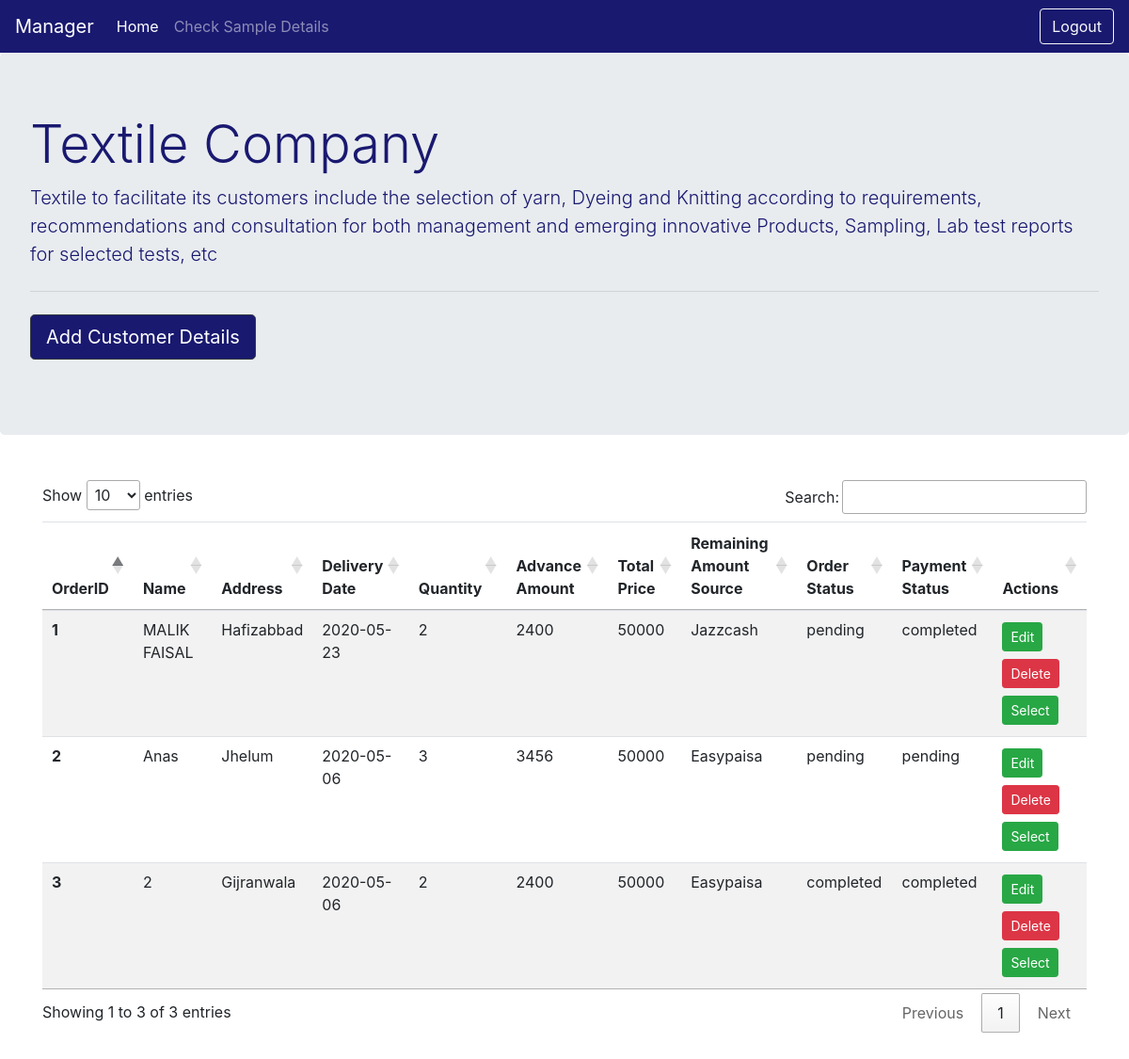
Screenshot of /Manager.php with the database file from the repository.
### tables this page shows
CREATE TABLE `customer` (
  `order_id` int(11) NOT NULL,
  `customer_name` varchar(50) NOT NULL,
  `customer_address` text NOT NULL,
  `delivery_date` date NOT NULL,
  `quantity` int(11) NOT NULL,
  `advance_amount` double NOT NULL,
  `total_price` double NOT NULL,
  `remaining_amount` varchar(200) NOT NULL,
  `order_status` varchar(50) NOT NULL,
  `payment_status` varchar(50) NOT NULL
);

### Managerr.php (called while the page is built, shortened)
<?php
class Managerr extends login
{
    private $conn;
    public function __construct()
    {
        $this->conn = new PDO("mysql:localhost=host;dbname=TextileCompany",$username = "root",$password="");
    }
    public function loadAllDataCustomer()
    {
        $sql = $this->conn->query("SELECT * FROM customer");
        $fetchingRow = $sql->fetchAll();
        return $fetchingRow;
    }
}
?>

### Manager.php (the view, shortened to what this page needs)
<?php
require_once ("Managerr.php");
$manger = new Managerr();
?>
<!doctype html>
<html lang="en">
<head>
    <link rel="stylesheet" href="stylesheet/style.css">
    <link rel="stylesheet" href="https://maxcdn.bootstrapcdn.com/bootstrap/4.0.0/css/bootstrap.min.css">
    <link rel="stylesheet" href="//cdn.datatables.net/1.10.20/css/jquery.dataTables.min.css">
</head>
<body>
<nav class="navbar navbar-expand-lg navbar-dark " style="background-color: midnightblue;">
    <a class="navbar-brand" href="#">Manager</a>
    <div class="collapse navbar-collapse" id="navbarSupportedContent">
        <ul class="navbar-nav mr-auto">
                        <li class="nav-item active">
                            <a class="nav-link" href="Manager.php">Home <span class="sr-only">(current)</span></a>
                        </li>
                        <li class="nav-item">
                            <a class="nav-link" href="manger_check_sample.php">Check Sample Details</a>
                        </li>
        </ul>
        <form class="form-inline my-2 my-lg-0 float-sm-right" action="logout.php">
            <button class="btn btn-outline-light my-2 my-sm-0 " type="submit">Logout</button>
        </form>
    </div>
</nav>
<div class="jumbotron" style="color: midnightblue;">
    <h1 class="display-4" >Textile Company</h1>
    <p class="lead">Textile to facilitate its customers include the selection of yarn, Dyeing and Knitting according to requirements, recommendations and consultation for both management and emerging
        innovative Products, Sampling, Lab test reports for selected tests, etc</p>
    <hr class="my-4">
    <p class="lead">
        <a class="btn btn-dark btn-lg" href="#" role="button" data-toggle="modal" data-target="#addCustomer" style="background-color: midnightblue;">Add Customer Details</a>
    </p>
</div>
<div class="container my-5">
    <table class="table table-striped" id="myTable">
        <thead>
        <tr>
            <th scope="col">OrderID</th>
            <th scope="col">Name</th>
            <th scope="col">Address</th>
            <th scope="col">Delivery Date</th>
            <th scope="col">Quantity</th>
            <th scope="col">Advance Amount</th>
            <th scope="col">Total Price</th>
            <th scope="col">Remaining Amount Source</th>
            <th scope="col">Order Status</th>
            <th scope="col">Payment Status</th>
            <th scope="col">Actions</th>
        </tr>
        </thead>
        <tbody>
        <?php
        $fetching = $manger->loadAllDataCustomer();
        $i = 0;
        foreach ($fetching as $row) {
            $i = $i + 1;
            echo "<tr>
            <th scope=\"row\">$i</th>
            <td>$row[1]</td>
            <td>$row[2]</td>
            <td>$row[3]</td>
            <td>$row[4]</td>
            <td>$row[5]</td>
            <td>$row[6]</td>
            <td>$row[7]</td>
            <td>$row[8]</td>
            <td>$row[9]</td>
            <td><a href='order_edit.php?id=$row[0]&name=$row[1]&address=$row[2]&ddate=$row[3]&quantity=$row[4]&aamount=$row[5]&tprice=$row[6]&ramount=$row[7]&order=$row[8]&payment=$row[9]' class='btn btn-success btn-sm my-1'>Edit</a>
             <a href='delete_order.php?id=$row[0]' onclick=\"return confirm('Are you sure you delete this record?')\" class='btn btn-danger btn-sm my-1'>Delete</a>
             <a href='order_select.php?id=$row[0]&name=$row[1]&address=$row[2]&ddate=$row[3]&quantity=$row[4]&aamount=$row[5]&tprice=$row[6]&ramount=$row[7]&order=$row[8]&payment=$row[9]' class='btn btn-success btn-sm my-1'>Select</a>
             </td>
        </tr>";
        }
        ?>
        </tbody>
    </table>
</div>
</body>
</html>

### rows the page displays
customer: customer_name "MALIK FAISAL", customer_address "Hafizabbad", delivery_date "2020-05-23", quantity "2", advance_amount "2400", total_price "50000", remaining_amount "Jazzcash", order_status "pending", payment_status "completed"
customer: customer_name "Anas", customer_address "Jhelum", delivery_date "2020-05-06", quantity "3", advance_amount "3456", total_price "50000", remaining_amount "Easypaisa", order_status "pending", payment_status "pending"
customer: customer_name "2", customer_address "Gijranwala", delivery_date "2020-05-06", quantity "2", advance_amount "2400", total_price "50000", remaining_amount "Easypaisa", order_status "completed", payment_status "completed"
